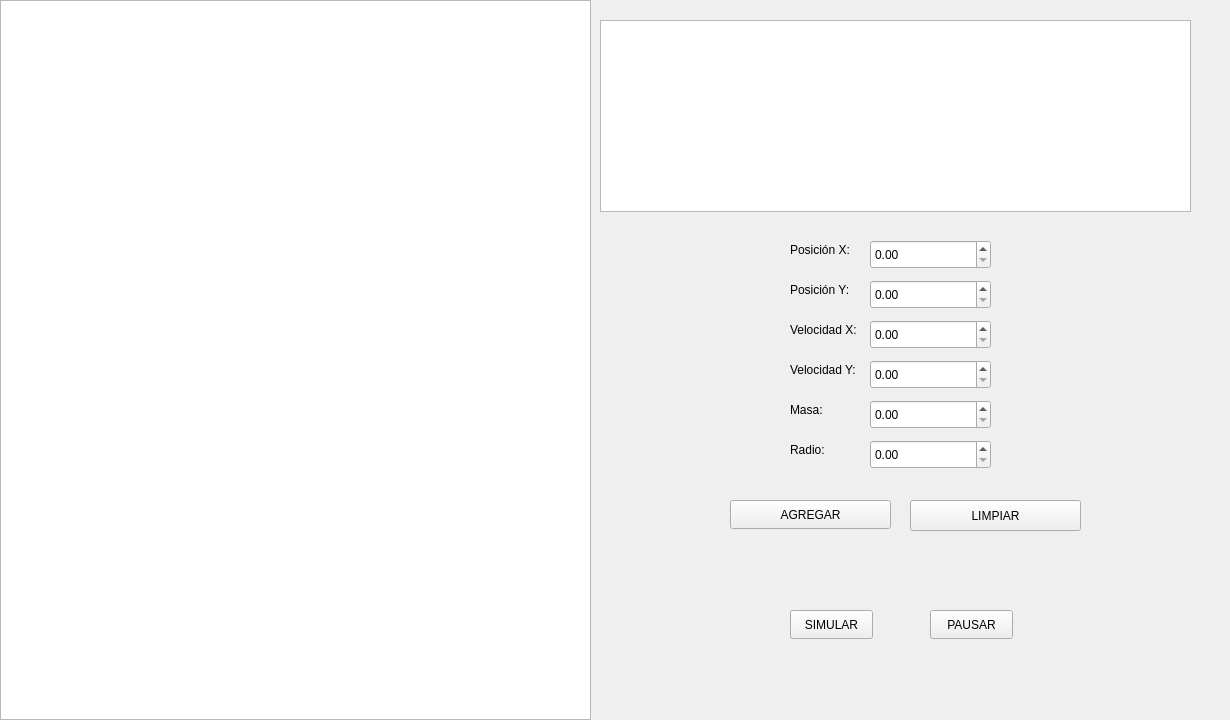
<?xml version="1.0" encoding="UTF-8"?>
<ui version="4.0">
 <class>Widget</class>
 <widget class="QWidget" name="Widget">
  <property name="geometry">
   <rect>
    <x>0</x>
    <y>0</y>
    <width>1230</width>
    <height>720</height>
   </rect>
  </property>
  <property name="windowTitle">
   <string>Widget</string>
  </property>
  <widget class="QGraphicsView" name="graphicsView">
   <property name="geometry">
    <rect>
     <x>0</x>
     <y>0</y>
     <width>591</width>
     <height>720</height>
    </rect>
   </property>
  </widget>
  <widget class="QPushButton" name="agregar">
   <property name="geometry">
    <rect>
     <x>730</x>
     <y>500</y>
     <width>161</width>
     <height>29</height>
    </rect>
   </property>
   <property name="text">
    <string>AGREGAR</string>
   </property>
  </widget>
  <widget class="QPushButton" name="limpiar">
   <property name="geometry">
    <rect>
     <x>910</x>
     <y>500</y>
     <width>171</width>
     <height>31</height>
    </rect>
   </property>
   <property name="text">
    <string>LIMPIAR</string>
   </property>
  </widget>
  <widget class="QPushButton" name="simular">
   <property name="geometry">
    <rect>
     <x>790</x>
     <y>610</y>
     <width>83</width>
     <height>29</height>
    </rect>
   </property>
   <property name="text">
    <string>SIMULAR</string>
   </property>
  </widget>
  <widget class="QPushButton" name="pausar">
   <property name="geometry">
    <rect>
     <x>930</x>
     <y>610</y>
     <width>83</width>
     <height>29</height>
    </rect>
   </property>
   <property name="text">
    <string>PAUSAR</string>
   </property>
  </widget>
  <widget class="QTableWidget" name="tabla">
   <property name="geometry">
    <rect>
     <x>600</x>
     <y>20</y>
     <width>591</width>
     <height>192</height>
    </rect>
   </property>
  </widget>
  <widget class="QDoubleSpinBox" name="x">
   <property name="geometry">
    <rect>
     <x>870</x>
     <y>240</y>
     <width>121</width>
     <height>29</height>
    </rect>
   </property>
  </widget>
  <widget class="QLabel" name="label">
   <property name="geometry">
    <rect>
     <x>790</x>
     <y>240</y>
     <width>71</width>
     <height>20</height>
    </rect>
   </property>
   <property name="text">
    <string>Posición X: </string>
   </property>
  </widget>
  <widget class="QLabel" name="label_2">
   <property name="geometry">
    <rect>
     <x>790</x>
     <y>280</y>
     <width>71</width>
     <height>20</height>
    </rect>
   </property>
   <property name="text">
    <string>Posición Y: </string>
   </property>
  </widget>
  <widget class="QDoubleSpinBox" name="y">
   <property name="geometry">
    <rect>
     <x>870</x>
     <y>280</y>
     <width>121</width>
     <height>29</height>
    </rect>
   </property>
  </widget>
  <widget class="QLabel" name="label_3">
   <property name="geometry">
    <rect>
     <x>790</x>
     <y>320</y>
     <width>71</width>
     <height>20</height>
    </rect>
   </property>
   <property name="text">
    <string>Velocidad X: </string>
   </property>
  </widget>
  <widget class="QDoubleSpinBox" name="vx">
   <property name="geometry">
    <rect>
     <x>870</x>
     <y>320</y>
     <width>121</width>
     <height>29</height>
    </rect>
   </property>
  </widget>
  <widget class="QLabel" name="label_4">
   <property name="geometry">
    <rect>
     <x>790</x>
     <y>360</y>
     <width>71</width>
     <height>20</height>
    </rect>
   </property>
   <property name="text">
    <string>Velocidad Y:</string>
   </property>
  </widget>
  <widget class="QDoubleSpinBox" name="vy">
   <property name="geometry">
    <rect>
     <x>870</x>
     <y>360</y>
     <width>121</width>
     <height>29</height>
    </rect>
   </property>
  </widget>
  <widget class="QLabel" name="label_5">
   <property name="geometry">
    <rect>
     <x>790</x>
     <y>400</y>
     <width>71</width>
     <height>20</height>
    </rect>
   </property>
   <property name="text">
    <string>Masa:</string>
   </property>
  </widget>
  <widget class="QDoubleSpinBox" name="m">
   <property name="geometry">
    <rect>
     <x>870</x>
     <y>400</y>
     <width>121</width>
     <height>29</height>
    </rect>
   </property>
  </widget>
  <widget class="QLabel" name="label_6">
   <property name="geometry">
    <rect>
     <x>790</x>
     <y>440</y>
     <width>71</width>
     <height>20</height>
    </rect>
   </property>
   <property name="text">
    <string>Radio:</string>
   </property>
  </widget>
  <widget class="QDoubleSpinBox" name="r">
   <property name="geometry">
    <rect>
     <x>870</x>
     <y>440</y>
     <width>121</width>
     <height>29</height>
    </rect>
   </property>
  </widget>
  <zorder>simular</zorder>
  <zorder>pausar</zorder>
  <zorder>agregar</zorder>
  <zorder>limpiar</zorder>
  <zorder>tabla</zorder>
  <zorder>x</zorder>
  <zorder>label</zorder>
  <zorder>label_2</zorder>
  <zorder>y</zorder>
  <zorder>label_3</zorder>
  <zorder>vx</zorder>
  <zorder>label_4</zorder>
  <zorder>vy</zorder>
  <zorder>label_5</zorder>
  <zorder>m</zorder>
  <zorder>label_6</zorder>
  <zorder>r</zorder>
  <zorder>graphicsView</zorder>
 </widget>
 <resources/>
 <connections/>
</ui>
